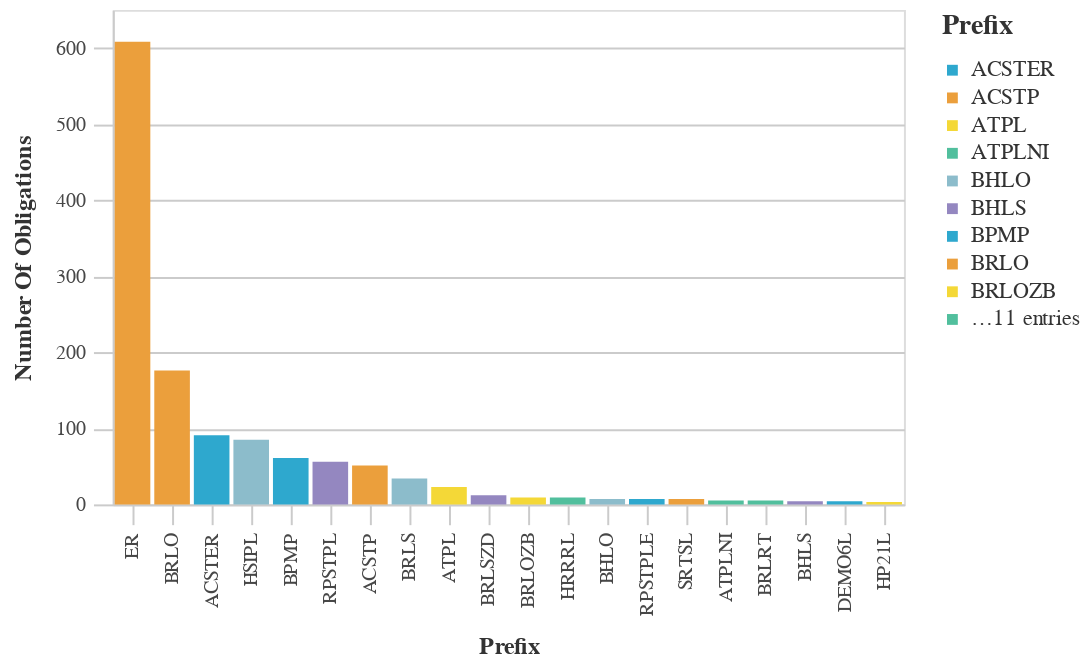

The notebook cell this image was saved under:
### Code cell
#Bar chart with the Most Used Prefix Counts
chart_df = (df_top>>filter(_.variable=='prefix')).rename(columns={"value":"Prefix",
                                 "count":"Number of Obligations"})
chart9= (_dla_utils_reports.basic_bar_chart_no_save(chart_df, 'Prefix', 'Number of Obligations', 'Prefix', district))
    
display(HTML("<h4><strong>Most Used Prefix Codes</strong></h4>"))
chart9

### Figure 1 — Vega-Lite specification as saved in the notebook (floating-point values rounded to 4 significant figures)
{"config": {"view": {"continuousWidth": 400, "continuousHeight": 300}, "axis": {"domainColor": "#cbcbcb", "grid": true, "gridColor": "#cbcbcb", "gridWidth": 1, "labelColor": "#474747", "labelFont": "Nunito Sans", "labelFontSize": 10, "labelPadding": 4, "tickColor": "#cbcbcb", "tickSize": 10, "titleColor": "#333", "titleFont": "Raleway", "titleFontSize": 12, "titlePadding": 10}, "axisBand": {"grid": false}, "background": "white", "font": "Raleway", "header": {"labelFont": "Nunito Sans", "titleFont": "Raleway"}, "legend": {"labelColor": "#333", "labelFont": "Nunito Sans", "labelFontSize": 11, "labelLimit": 0, "padding": 1, "symbolSize": 30, "symbolType": "square", "titleColor": "#333", "titleFont": "Raleway", "titleFontSize": 14, "titlePadding": 10}, "title": {"anchor": "middle", "font": "Raleway", "fontSize": 18, "fontWeight": 300, "offset": 20}}, "data": {"name": "data-3cf41ef96a45ac81c4ebc5ddfe78654f"}, "mark": "bar", "encoding": {"color": {"field": "Prefix", "legend": {"symbolLimit": 10, "title": "Prefix"}, "scale": {"range": ["#2EA8CE", "#EB9F3C", "#F4D837", "#51BF9D", "#8CBCCB", "#9487C0"]}, "type": "nominal"}, "tooltip": [{"field": "Prefix", "type": "nominal"}, {"field": "Number of Obligations", "type": "quantitative"}], "x": {"field": "Prefix", "sort": "-y", "title": "Prefix", "type": "nominal"}, "y": {"field": "Number of Obligations", "title": "Number Of Obligations", "type": "quantitative"}}, "height": 250, "width": 400, "$schema": "https://vega.github.io/schema/vega-lite/v4.17.0.json", "datasets": {"data-3cf41ef96a45ac81c4ebc5ddfe78654f": [{"Prefix": "ER", "Number of Obligations": 608, "variable": "prefix"}, {"Prefix": "BRLO", "Number of Obligations": 176, "variable": "prefix"}, {"Prefix": "ACSTER", "Number of Obligations": 91, "variable": "prefix"}, {"Prefix": "HSIPL", "Number of Obligations": 85, "variable": "prefix"}, {"Prefix": "BPMP", "Number of Obligations": 61, "variable": "prefix"}, {"Prefix": "RPSTPL", "Number of Obligations": 56, "variable": "prefix"}, {"Prefix": "ACSTP", "Number of Obligations": 51, "variable": "prefix"}, {"Prefix": "BRLS", "Number of Obligations": 34, "variable": "prefix"}, {"Prefix": "ATPL", "Number of Obligations": 23, "variable": "prefix"}, {"Prefix": "BRLSZD", "Number of Obligations": 12, "variable": "prefix"}, {"Prefix": "BRLOZB", "Number of Obligations": 9, "variable": "prefix"}, {"Prefix": "HRRRL", "Number of Obligations": 9, "variable": "prefix"}, {"Prefix": "BHLO", "Number of Obligations": 7, "variable": "prefix"}, {"Prefix": "RPSTPLE", "Number of Obligations": 7, "variable": "prefix"}, {"Prefix": "SRTSL", "Number of Obligations": 7, "variable": "prefix"}, {"Prefix": "ATPLNI", "Number of Obligations": 5, "variable": "prefix"}, {"Prefix": "BRLRT", "Number of Obligations": 5, "variable": "prefix"}, {"Prefix": "BHLS", "Number of Obligations": 4, "variable": "prefix"}, {"Prefix": "DEMO6L", "Number of Obligations": 4, "variable": "prefix"}, {"Prefix": "HP21L", "Number of Obligations": 3, "variable": "prefix"}]}}
